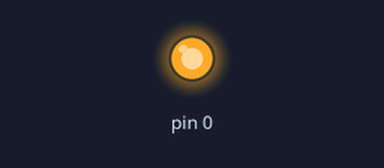
Simulated run of this sketch. Board: Arduino Uno, built with avr-gcc and run on an emulated ATmega328P. Shown: output pins drawn as LEDs (lit = HIGH).

Above: at 1.0 s.
At 5.5 s:
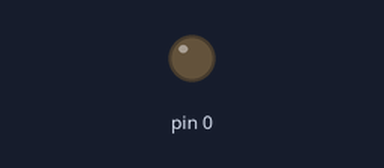
Timing chart, 0 to 6.9 s (numbered marks = the images above):
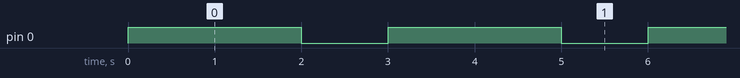

The sketch:

ledSimpleFuncion.ino
```cpp
void setup(){
  // D0 como pin de salida
  pinMode(0, OUTPUT);
}

void loop(){
	encender_led(2000);
	apagar_led(1000);
}

void encender_led(int t){
  digitalWrite(0, HIGH);
  delay(t);
}

void apagar_led(int t){
  digitalWrite(0, LOW);
  delay(t);
}
```

Measured:
- by itself, pin 0: alternates HIGH for 2.0 s and LOW for 1.0 s
